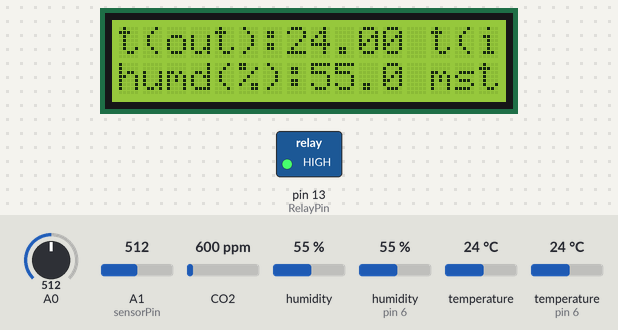
Simulated run of this sketch. Board: Arduino Uno, built with avr-gcc and run on an emulated ATmega328P. On the bench: 16×2 character LCD, switched loads named in the sketch (green lamp = pin HIGH). Inputs (shaded band) come from the test bench; at power-on: A1 (sensorPin) = 512, CO2 600 ppm, temperature (sensor on pin 6) 24 °C, A0 = 512, humidity 55 %, humidity (sensor on pin 6) 55 %, temperature 24 °C. What the sketch prints to the serial monitor is not drawn.

Above: at 1.2 s.
1.3 s: A1 (sensorPin) set to 306
At 10.47 s:
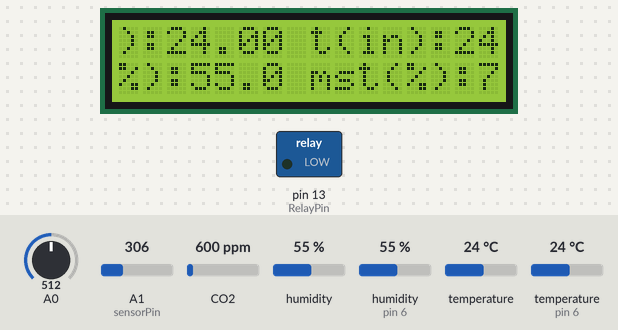
10.6 s: CO2 set to 452 ppm
At 21.8 s:
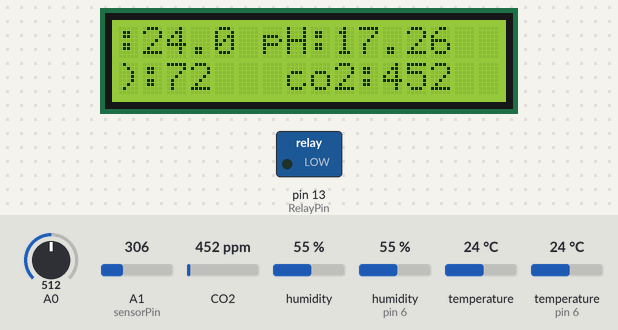
21.9 s: temperature (sensor on pin 6) set to 12 °C
At 23.1 s:
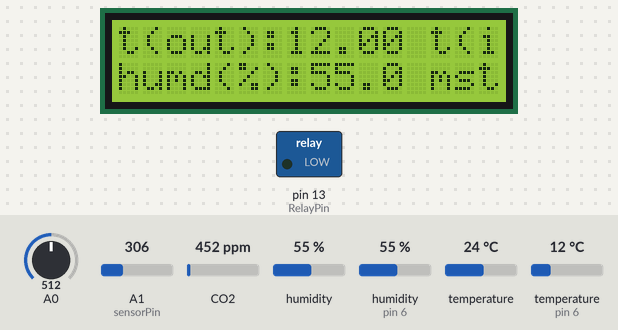
24.3 s: A0 set to 390
At 34.9 s:
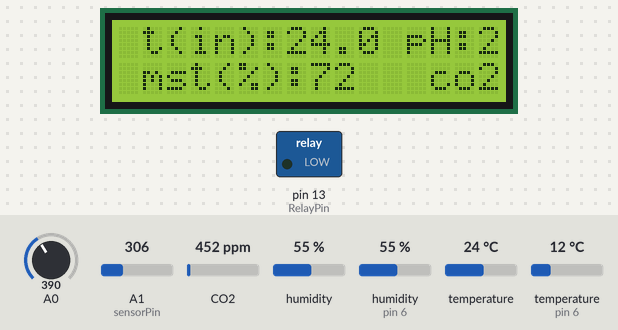
36.2 s: humidity (sensor 0) set to 22 %
At 38.6 s:
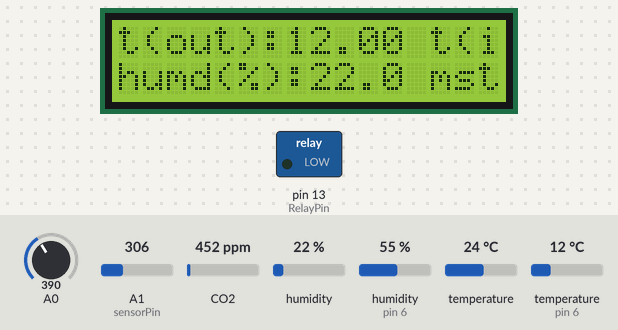
39.2 s: A1 (sensorPin) set to 291
At 47.69 s:
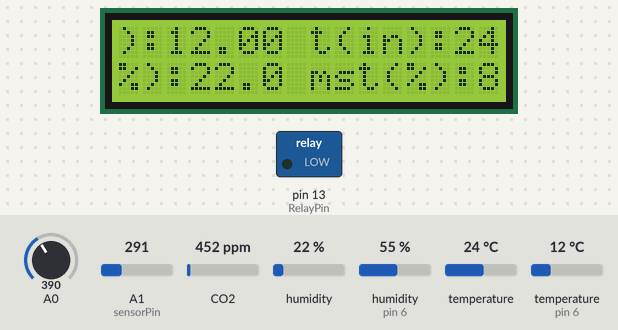
49.0 s: A1 (sensorPin) set to 258
Timing chart, 0 to 52.0 s (numbered marks = the images above; inputs shaded):
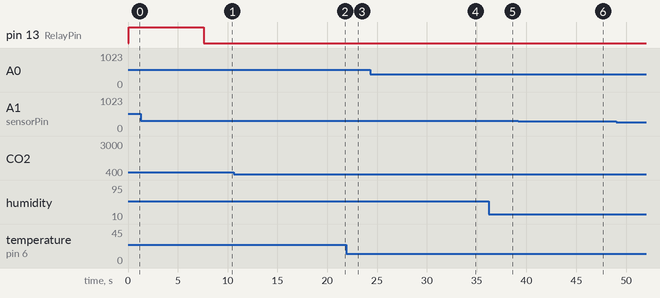

Measured:
- what the display in image 3 shows lasts 1.2 s, from 22.8 s to 24.0 s

The sketch:

FINALCODE.ino
```cpp
#include <Wire.h>
#include <LiquidCrystal.h>
#include "DHT.h"
#include "SparkFun_SCD30_Arduino_Library.h"

#define sensorPin A1
const int dry = 380;
const int wet = 277;
int RelayPin = 13;

SCD30 airSensor;
LiquidCrystal lcd(7, 8, 9, 10, 11, 12);
float calibration_value = 32.26;
int phval = 0;
unsigned long int avgval;
int buffer_arr[10], temp;
float volt, ph_act;

#define DHTPIN 6
#define DHTTYPE DHT11
DHT dht(DHTPIN, DHTTYPE);

unsigned long wateringStartTime = 0;
const unsigned long wateringDuration = 5000;
const unsigned long wateringInterval = 60000;

void setup() {
  Serial.begin(9600);
  lcd.begin(16, 2);
  lcd.print("Calibrating...");
  pinMode(RelayPin, OUTPUT);
  dht.begin();
  Wire.begin();
  if (!airSensor.begin()) {
    Serial.println("Air sensor not detected. Please check wiring. Freezing...");
    while (1);
  }
  Serial.println("SCD30 Example");
  Serial.println("Temp out(C), Temp in(C), CO2 (ppm), pH, Humidity(%), moisture(%)");
}

void loop() {
  int sensorVal = analogRead(sensorPin);
  int percentageHumidity = map(sensorVal, wet, dry, 100, 0);

  if (sensorVal > 400) {
    if (millis() - wateringStartTime >= wateringInterval || wateringStartTime == 0) {
      digitalWrite(RelayPin, HIGH);
      wateringStartTime = millis();
    }
    if (millis() - wateringStartTime >= wateringDuration) {
      digitalWrite(RelayPin, LOW);
    }
  } else {
    digitalWrite(RelayPin, LOW);
  }

  Serial.print("Analog output: ");
  Serial.println(sensorVal);
  if (sensorVal < wet) {
    Serial.println("Status: Soil is too wet - stop watering!");
  } else if (sensorVal >= wet && sensorVal < dry) {
    Serial.println("Status: Soil moisture is perfect");
  } else {
    Serial.println("Status: Soil is too dry - time to water!");
  }

  for (int i = 0; i < 10; i++) {
    buffer_arr[i] = analogRead(A0);
    delay(30);
  }
  for (int i = 0; i < 9; i++) {
    for (int j = i + 1; j < 10; j++) {
      if (buffer_arr[i] > buffer_arr[j]) {
        temp = buffer_arr[i];
        buffer_arr[i] = buffer_arr[j];
        buffer_arr[j] = temp;
      }
    }
  }
  avgval = 0;
  for (int i = 2; i < 8; i++) {
    avgval += buffer_arr[i];
    volt = (float)avgval * 5.0 / 1024 / 6;
    ph_act = -6 * volt + calibration_value;
  }
  Serial.print(volt);
  Serial.print(" , ");
  Serial.println(ph_act);

  float t = dht.readTemperature();
  if (isnan(t)) {
    Serial.println(F("Failed to read DHT11!"));
    return;
  }

  lcd.setCursor(0, 0);
  lcd.print(F("t(out):"));
  lcd.print(t);
  Serial.print(t);
  Serial.print(", ");

  if (airSensor.dataAvailable()) {
    float tin = airSensor.getTemperature();
    int co2 = airSensor.getCO2();
    float h = airSensor.getHumidity();

    lcd.print(" t(in):");
    lcd.print(tin, 1);
    Serial.print(tin, 1);

    lcd.print(" pH:");
    lcd.print(ph_act);

    lcd.setCursor(0, 1);
    lcd.print("humd(%):");
    lcd.print(h, 1);
    Serial.println(", ");
    Serial.print(h, 1);
    Serial.println("%");

    lcd.print(" mst(%):");
    lcd.print(percentageHumidity);
    Serial.println();
    Serial.print(percentageHumidity);
    Serial.println("%");

    lcd.setCursor(24, 1);
    lcd.print(" co2:");
    lcd.print(co2);
    Serial.print(co2);
    Serial.print(", ");

    Serial.println(millis());

    delay(1200);
    for (int positionCounter = 0; positionCounter < 18; positionCounter++) {
      lcd.scrollDisplayLeft();
      delay(300);
    }
  } else {
    Serial.println("Waiting for new data");
  }

  delay(500);
  lcd.clear();
}
```
